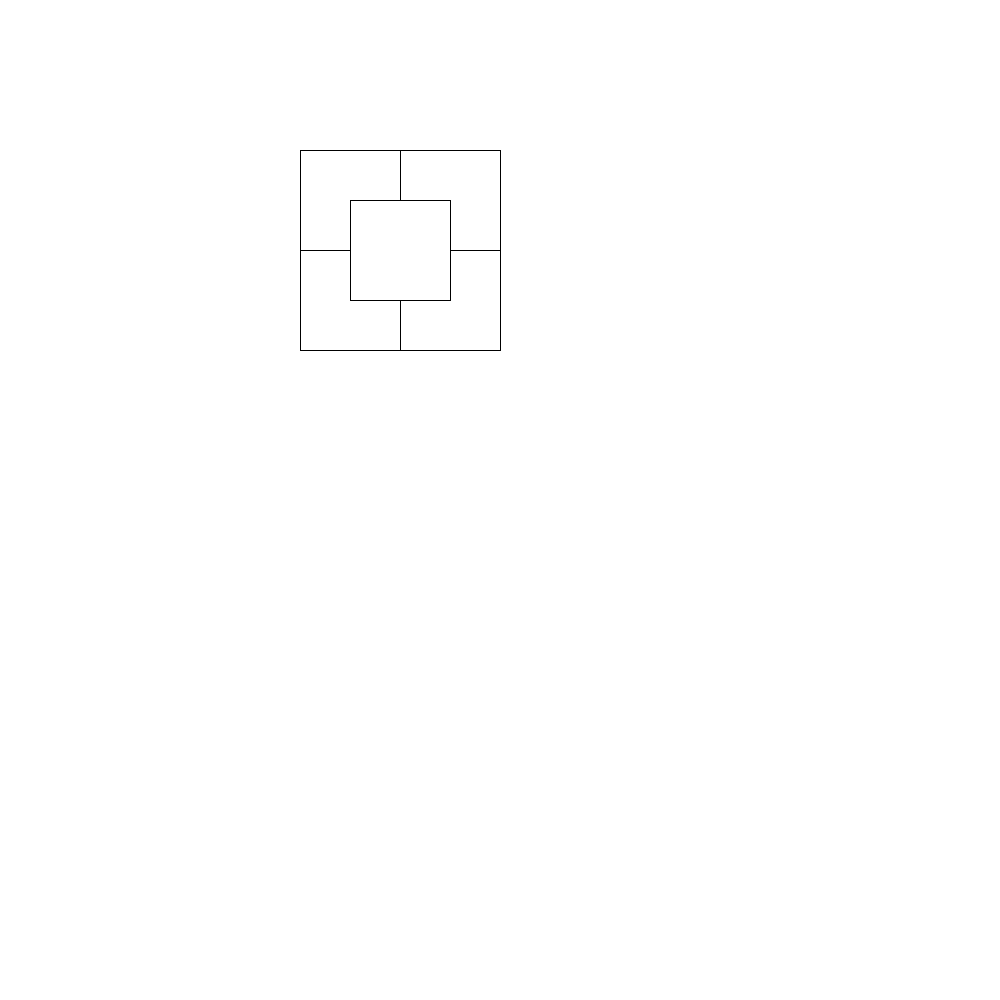
Frame 1 (no input)
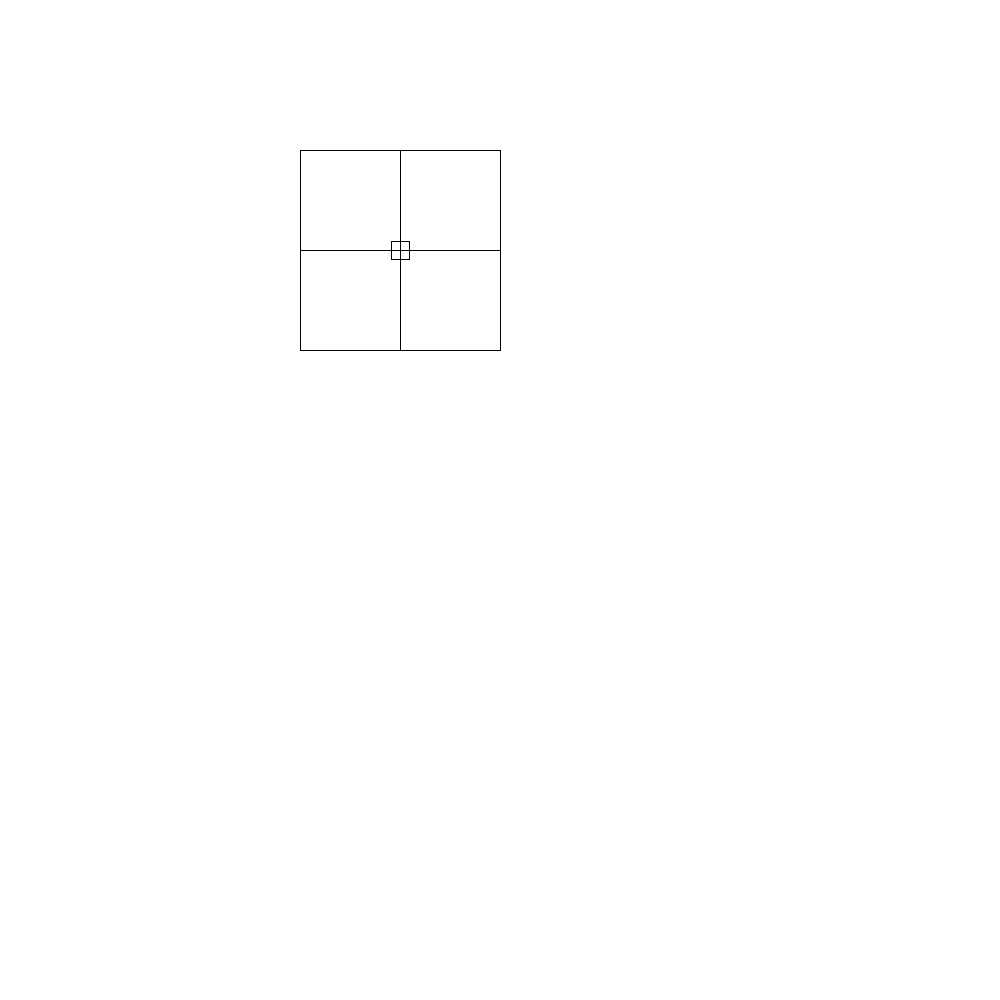
Frame 60 (the mouse pressed at the canvas centre just before this capture)
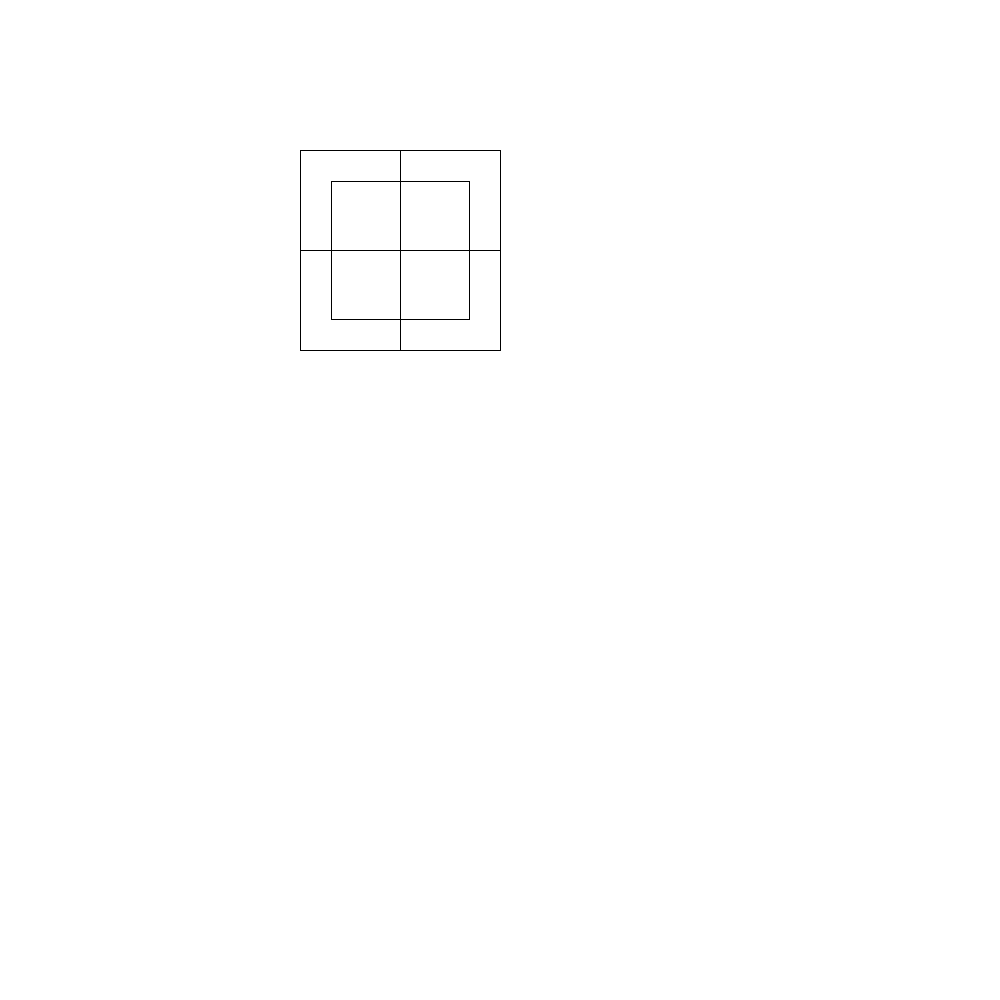
Frame 120 (the mouse held since frame 60 and released just before this capture)

The Processing sketch that drew these frames (run headless with seeded random() and noise(); from frame 60 on, the mouse is pressed at the canvas centre):

// Processing sketch: processing_57070
// ── processing_57070.pde

int w;
int h;
int x1;
int y1;
int x2;
int y2;
int a;

void setup(){
  size(1000,1000);
  
  w=100;
  h=w;
  x1=300;
  y1=150;
  x2=x1+w*2;
  y2=y1+h*2;
  a=w/2;
}

void draw
(){
background (255);

  line(x1, y1, x1+w, y1);
  line(x1, y1+h, x1+a, y1+h);
  line(x1, y1, x1, y1+h);
  line(x1+w, y1, x1+w, y1+a);
  line(x1+a, y1+a, x1+w, y1+a);
  line(x1+a, y1+a, x1+a, y1+h);

  line(x2, y1, x2-w, y1);
  line(x2, y1+h, x2-a, y1+h);
  line(x2-w, y1, x2-w, y1+a);
  line(x2, y1, x2, y1+h);
  line(x2-a, y1+a, x2-w, y1+a);
  line(x2-a, y1+a, x2-a, y1+h);

  line(x1, y2-h, x1+a, y2-h);
  line(x1, y2, x1+w, y2);
  line(x1, y2, x1, y2-h);
  line(x1+w, y2, x1+w, y2-a);
  line(x1+a, y2-a, x1+w, y2-a);
  line(x1+a, y2-a, x1+a, y2-h);
 
  line(x2, y2-h, x2-a, y2-h);
  line(x2, y2, x2-w, y2);
  line(x2-w, y2, x2-w, y2-a);
  line(x2, y2, x2, y2-h);
  line(x2-a, y2-a, x2-w, y2-a);
  line(x2-a, y2-a, x2-a, y2-h);
  
a=a+1;
}
